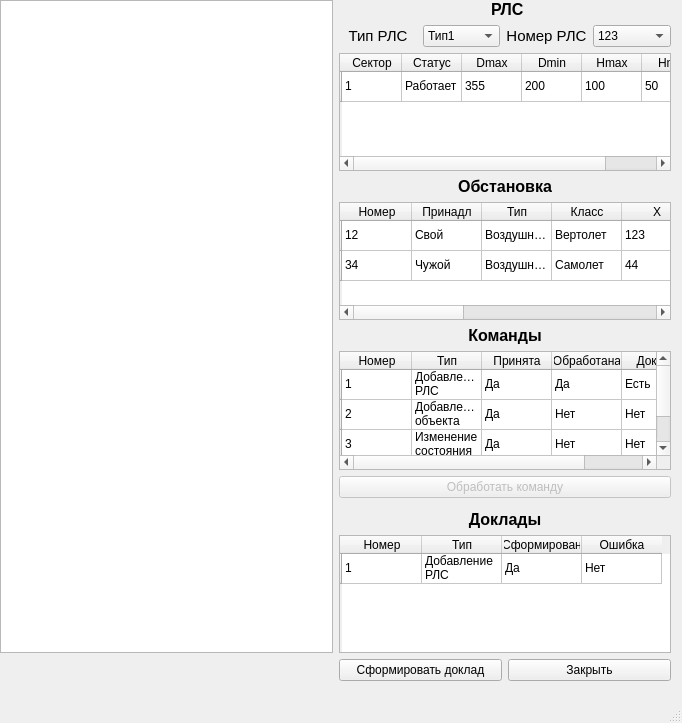
<?xml version="1.0" encoding="UTF-8"?>
<ui version="4.0">
 <class>ius</class>
 <widget class="QMainWindow" name="ius">
  <property name="enabled">
   <bool>true</bool>
  </property>
  <property name="geometry">
   <rect>
    <x>0</x>
    <y>0</y>
    <width>682</width>
    <height>723</height>
   </rect>
  </property>
  <property name="minimumSize">
   <size>
    <width>682</width>
    <height>705</height>
   </size>
  </property>
  <property name="windowTitle">
   <string>MainWindow</string>
  </property>
  <widget class="QWidget" name="centralwidget">
   <widget class="QWidget" name="gridLayoutWidget">
    <property name="geometry">
     <rect>
      <x>0</x>
      <y>0</y>
      <width>671</width>
      <height>681</height>
     </rect>
    </property>
    <layout class="QGridLayout" name="gridLayout">
     <item row="2" column="1">
      <widget class="QTableWidget" name="tableRLS">
       <property name="showGrid">
        <bool>true</bool>
       </property>
       <property name="sortingEnabled">
        <bool>false</bool>
       </property>
       <property name="wordWrap">
        <bool>true</bool>
       </property>
       <attribute name="horizontalHeaderMinimumSectionSize">
        <number>20</number>
       </attribute>
       <attribute name="horizontalHeaderDefaultSectionSize">
        <number>60</number>
       </attribute>
       <attribute name="verticalHeaderMinimumSectionSize">
        <number>20</number>
       </attribute>
       <row>
        <property name="text">
         <string/>
        </property>
       </row>
       <column>
        <property name="text">
         <string>Сектор</string>
        </property>
       </column>
       <column>
        <property name="text">
         <string>Статус</string>
        </property>
       </column>
       <column>
        <property name="text">
         <string>Dmax</string>
        </property>
       </column>
       <column>
        <property name="text">
         <string>Dmin</string>
        </property>
       </column>
       <column>
        <property name="text">
         <string>Hmax</string>
        </property>
       </column>
       <column>
        <property name="text">
         <string>Hmin</string>
        </property>
       </column>
       <item row="0" column="0">
        <property name="text">
         <string>1</string>
        </property>
       </item>
       <item row="0" column="1">
        <property name="text">
         <string>Работает</string>
        </property>
       </item>
       <item row="0" column="2">
        <property name="text">
         <string>355</string>
        </property>
       </item>
       <item row="0" column="3">
        <property name="text">
         <string>200</string>
        </property>
       </item>
       <item row="0" column="4">
        <property name="text">
         <string>100</string>
        </property>
       </item>
       <item row="0" column="5">
        <property name="text">
         <string>50</string>
        </property>
       </item>
      </widget>
     </item>
     <item row="0" column="1">
      <widget class="QLabel" name="label_32">
       <property name="font">
        <font>
         <pointsize>12</pointsize>
         <weight>75</weight>
         <italic>false</italic>
         <bold>true</bold>
        </font>
       </property>
       <property name="text">
        <string> РЛС</string>
       </property>
       <property name="alignment">
        <set>Qt::AlignCenter</set>
       </property>
      </widget>
     </item>
     <item row="4" column="1">
      <widget class="QTableWidget" name="tableObject">
       <attribute name="horizontalHeaderDefaultSectionSize">
        <number>70</number>
       </attribute>
       <row>
        <property name="text">
         <string/>
        </property>
       </row>
       <row>
        <property name="text">
         <string/>
        </property>
       </row>
       <column>
        <property name="text">
         <string>Номер</string>
        </property>
       </column>
       <column>
        <property name="text">
         <string>Принадл</string>
        </property>
       </column>
       <column>
        <property name="text">
         <string>Тип</string>
        </property>
       </column>
       <column>
        <property name="text">
         <string>Класс</string>
        </property>
       </column>
       <column>
        <property name="text">
         <string>X</string>
        </property>
       </column>
       <column>
        <property name="text">
         <string>Y</string>
        </property>
       </column>
       <column>
        <property name="text">
         <string>Z</string>
        </property>
       </column>
       <column>
        <property name="text">
         <string>P</string>
        </property>
       </column>
       <column>
        <property name="text">
         <string>V</string>
        </property>
       </column>
       <column>
        <property name="text">
         <string>K</string>
        </property>
       </column>
       <column>
        <property name="text">
         <string>Vh</string>
        </property>
       </column>
       <item row="0" column="0">
        <property name="text">
         <string>12</string>
        </property>
       </item>
       <item row="0" column="1">
        <property name="text">
         <string>Свой</string>
        </property>
       </item>
       <item row="0" column="2">
        <property name="text">
         <string>Воздушный</string>
        </property>
       </item>
       <item row="0" column="3">
        <property name="text">
         <string>Вертолет</string>
        </property>
       </item>
       <item row="0" column="4">
        <property name="text">
         <string>123</string>
        </property>
       </item>
       <item row="0" column="5">
        <property name="text">
         <string>22</string>
        </property>
       </item>
       <item row="0" column="6">
        <property name="text">
         <string>111</string>
        </property>
       </item>
       <item row="0" column="7">
        <property name="text">
         <string>34</string>
        </property>
       </item>
       <item row="1" column="0">
        <property name="text">
         <string>34</string>
        </property>
       </item>
       <item row="1" column="1">
        <property name="text">
         <string>Чужой</string>
        </property>
       </item>
       <item row="1" column="2">
        <property name="text">
         <string>Воздушный</string>
        </property>
       </item>
       <item row="1" column="3">
        <property name="text">
         <string>Самолет</string>
        </property>
       </item>
       <item row="1" column="4">
        <property name="text">
         <string>44</string>
        </property>
       </item>
      </widget>
     </item>
     <item row="1" column="1">
      <layout class="QHBoxLayout" name="horizontalLayout_3">
       <item>
        <widget class="QLabel" name="label_33">
         <property name="font">
          <font>
           <pointsize>11</pointsize>
          </font>
         </property>
         <property name="text">
          <string>Тип РЛС</string>
         </property>
         <property name="alignment">
          <set>Qt::AlignCenter</set>
         </property>
        </widget>
       </item>
       <item>
        <widget class="QComboBox" name="cmbType">
         <item>
          <property name="text">
           <string>Тип1</string>
          </property>
         </item>
         <item>
          <property name="text">
           <string>3-22И</string>
          </property>
         </item>
        </widget>
       </item>
       <item>
        <widget class="QLabel" name="label_36">
         <property name="font">
          <font>
           <pointsize>11</pointsize>
          </font>
         </property>
         <property name="text">
          <string>Номер РЛС</string>
         </property>
         <property name="alignment">
          <set>Qt::AlignCenter</set>
         </property>
        </widget>
       </item>
       <item>
        <widget class="QComboBox" name="cmbRLS">
         <item>
          <property name="text">
           <string>123</string>
          </property>
         </item>
        </widget>
       </item>
      </layout>
     </item>
     <item row="5" column="1">
      <widget class="QLabel" name="label_35">
       <property name="font">
        <font>
         <pointsize>12</pointsize>
         <weight>75</weight>
         <italic>false</italic>
         <bold>true</bold>
        </font>
       </property>
       <property name="text">
        <string>Команды</string>
       </property>
       <property name="alignment">
        <set>Qt::AlignCenter</set>
       </property>
      </widget>
     </item>
     <item row="11" column="1">
      <layout class="QHBoxLayout" name="horizontalLayout">
       <item>
        <widget class="QPushButton" name="pbInsertDoc">
         <property name="text">
          <string>Сформировать доклад</string>
         </property>
        </widget>
       </item>
       <item>
        <widget class="QPushButton" name="pbClose">
         <property name="text">
          <string>Закрыть</string>
         </property>
        </widget>
       </item>
      </layout>
     </item>
     <item row="6" column="1">
      <widget class="QTableWidget" name="tableCom">
       <attribute name="horizontalHeaderDefaultSectionSize">
        <number>70</number>
       </attribute>
       <row>
        <property name="text">
         <string/>
        </property>
       </row>
       <row>
        <property name="text">
         <string/>
        </property>
       </row>
       <row>
        <property name="text">
         <string/>
        </property>
       </row>
       <column>
        <property name="text">
         <string>Номер</string>
        </property>
       </column>
       <column>
        <property name="text">
         <string>Тип</string>
        </property>
       </column>
       <column>
        <property name="text">
         <string>Принята</string>
        </property>
       </column>
       <column>
        <property name="text">
         <string>Обработана</string>
        </property>
       </column>
       <column>
        <property name="text">
         <string>Доклад</string>
        </property>
       </column>
       <item row="0" column="0">
        <property name="text">
         <string>1</string>
        </property>
       </item>
       <item row="0" column="1">
        <property name="text">
         <string>Добавление РЛС</string>
        </property>
       </item>
       <item row="0" column="2">
        <property name="text">
         <string>Да</string>
        </property>
       </item>
       <item row="0" column="3">
        <property name="text">
         <string>Да</string>
        </property>
       </item>
       <item row="0" column="4">
        <property name="text">
         <string>Есть</string>
        </property>
       </item>
       <item row="1" column="0">
        <property name="text">
         <string>2</string>
        </property>
       </item>
       <item row="1" column="1">
        <property name="text">
         <string>Добавление объекта</string>
        </property>
       </item>
       <item row="1" column="2">
        <property name="text">
         <string>Да</string>
        </property>
       </item>
       <item row="1" column="3">
        <property name="text">
         <string>Нет</string>
        </property>
       </item>
       <item row="1" column="4">
        <property name="text">
         <string>Нет</string>
        </property>
       </item>
       <item row="2" column="0">
        <property name="text">
         <string>3</string>
        </property>
       </item>
       <item row="2" column="1">
        <property name="text">
         <string>Изменение состояния</string>
        </property>
       </item>
       <item row="2" column="2">
        <property name="text">
         <string>Да</string>
        </property>
       </item>
       <item row="2" column="3">
        <property name="text">
         <string>Нет</string>
        </property>
       </item>
       <item row="2" column="4">
        <property name="text">
         <string>Нет</string>
        </property>
       </item>
      </widget>
     </item>
     <item row="7" column="1">
      <widget class="QPushButton" name="pbInsertKom">
       <property name="enabled">
        <bool>false</bool>
       </property>
       <property name="text">
        <string>Обработать команду</string>
       </property>
      </widget>
     </item>
     <item row="0" column="0" rowspan="11">
      <widget class="QGraphicsView" name="graphicsView"/>
     </item>
     <item row="9" column="1">
      <widget class="QLabel" name="label_37">
       <property name="font">
        <font>
         <pointsize>12</pointsize>
         <weight>75</weight>
         <italic>false</italic>
         <bold>true</bold>
        </font>
       </property>
       <property name="text">
        <string>Доклады</string>
       </property>
       <property name="alignment">
        <set>Qt::AlignCenter</set>
       </property>
      </widget>
     </item>
     <item row="3" column="1">
      <widget class="QLabel" name="label_34">
       <property name="font">
        <font>
         <pointsize>12</pointsize>
         <weight>75</weight>
         <italic>false</italic>
         <bold>true</bold>
        </font>
       </property>
       <property name="text">
        <string>Обстановка</string>
       </property>
       <property name="alignment">
        <set>Qt::AlignCenter</set>
       </property>
      </widget>
     </item>
     <item row="10" column="1">
      <widget class="QTableWidget" name="tableDoc">
       <attribute name="horizontalHeaderDefaultSectionSize">
        <number>80</number>
       </attribute>
       <row>
        <property name="text">
         <string/>
        </property>
       </row>
       <column>
        <property name="text">
         <string>Номер</string>
        </property>
       </column>
       <column>
        <property name="text">
         <string>Тип</string>
        </property>
       </column>
       <column>
        <property name="text">
         <string>Сформирован</string>
        </property>
       </column>
       <column>
        <property name="text">
         <string>Ошибка</string>
        </property>
       </column>
       <item row="0" column="0">
        <property name="text">
         <string>1</string>
        </property>
       </item>
       <item row="0" column="1">
        <property name="text">
         <string>Добавление РЛС</string>
        </property>
       </item>
       <item row="0" column="2">
        <property name="text">
         <string>Да</string>
        </property>
       </item>
       <item row="0" column="3">
        <property name="text">
         <string>Нет</string>
        </property>
       </item>
      </widget>
     </item>
    </layout>
   </widget>
  </widget>
  <widget class="QMenuBar" name="menubar">
   <property name="geometry">
    <rect>
     <x>0</x>
     <y>0</y>
     <width>682</width>
     <height>21</height>
    </rect>
   </property>
  </widget>
  <widget class="QStatusBar" name="statusbar"/>
 </widget>
 <resources/>
 <connections/>
</ui>
